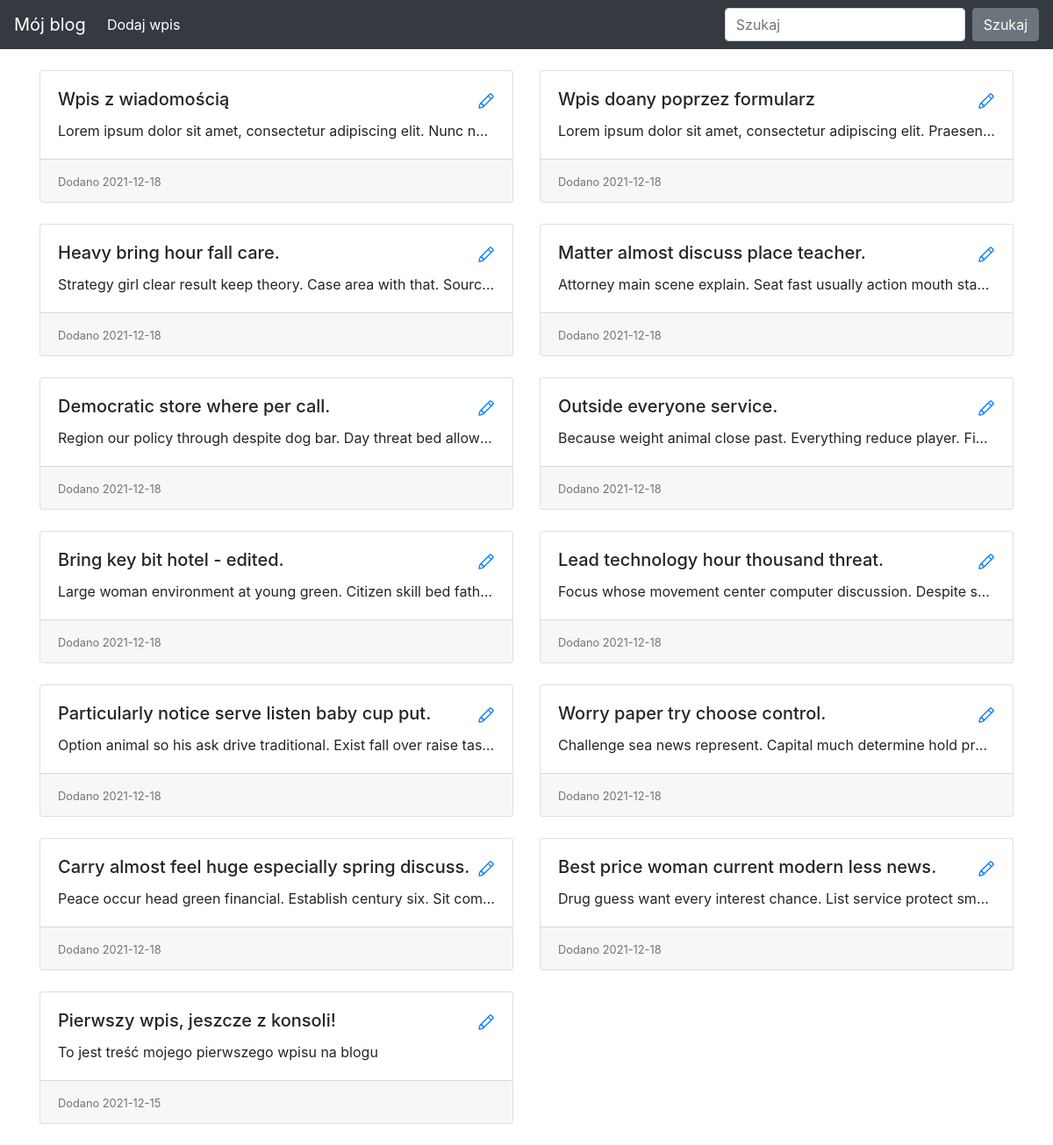
Before: / with the older database file.
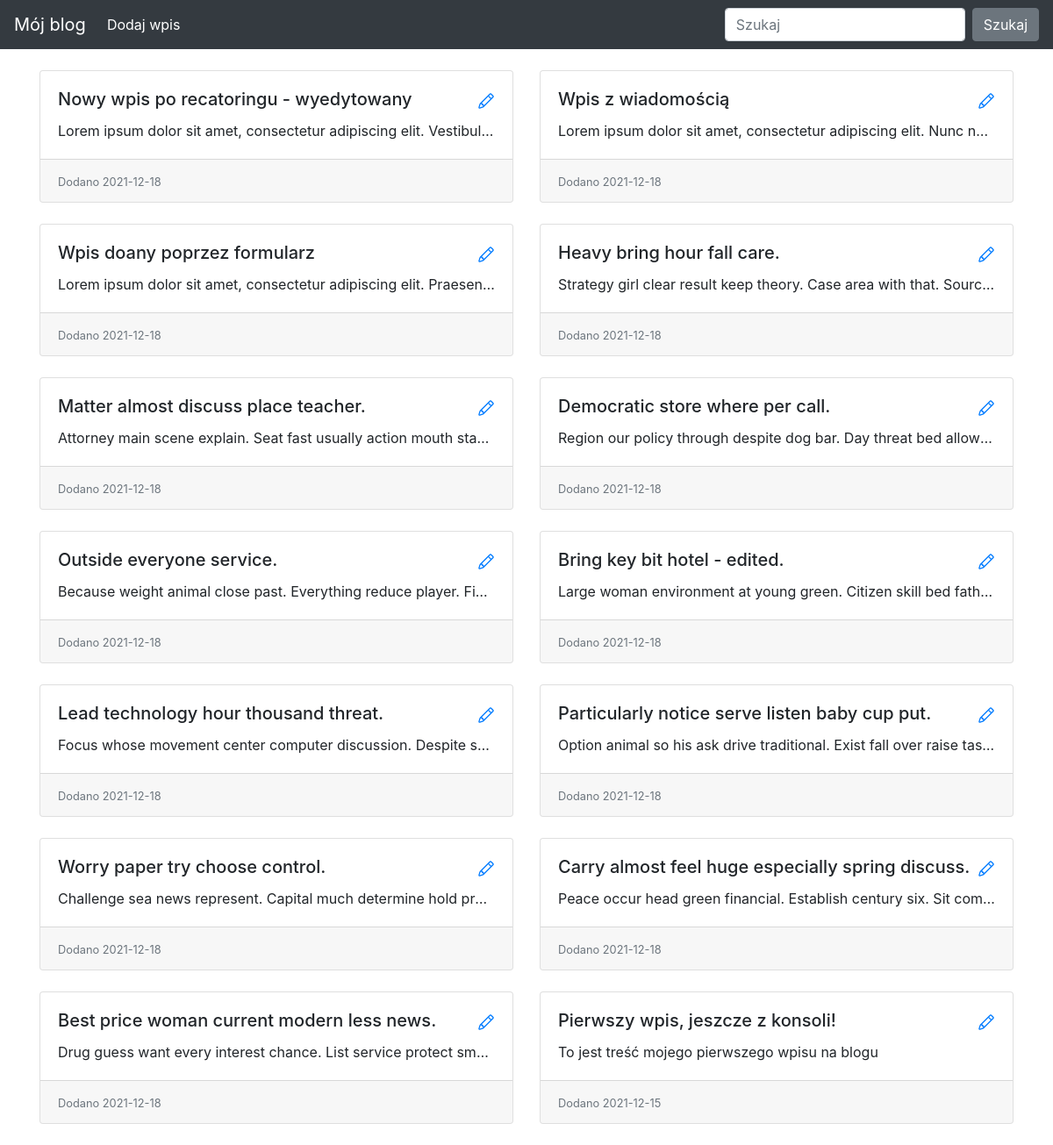
After: the same page with the newer database file.
### blog/models.py (models this page shows)
class Entry(db.Model):
    id = db.Column(db.Integer, primary_key=True)
    title = db.Column(db.String(80), nullable=False)
    body = db.Column(db.Text, nullable=False)
    pub_date = db.Column(db.DateTime, nullable=False,
                         default=datetime.datetime.utcnow)
    is_published = db.Column(db.Boolean, default=False)

### blog/routes.py (the view)
@app.route("/")
def index():
    all_posts = Entry.query.filter_by(
        is_published=True).order_by(Entry.pub_date.desc())
    return render_template("homepage.html", all_posts=all_posts)

### blog/templates/homepage.html (shortened to what this page needs)
{% extends "base.html" %} {% block content %}
<div class="row row-cols-1 row-cols-md-2">
  {% for post in all_posts %}
  <div class="col mb-4">
      <div class="card h-100">
        <div class="card-body">
          <h5 class="card-title d-flex flex-row">
            {{ post.title }}
            <a href="{{ url_for('edit_entry', entry_id=post.id) }}" class="ml-auto">
            </a>
          </h5>
          <p class="card-text text-truncate">{{ post.body}}</p>
        </div>
        <div class="card-footer">
            <small class="text-muted">Dodano {{ post.pub_date.strftime('%Y-%m-%d') }}</small>
          </div>
      </div>
  </div>
  {% endfor %}
</div>
{% endblock %}

### blog/templates/base.html (shortened to what this page needs)
<!doctype html>
<html lang="en">
<head>
 <link rel="stylesheet" href="https://stackpath.bootstrapcdn.com/bootstrap/4.5.0/css/bootstrap.min.css"
>
</head>
<body>
 <nav class="navbar navbar-expand-md navbar-dark bg-dark fixed-top">
   <a class="navbar-brand" href="/">Mój blog</a>
   <div class="collapse navbar-collapse" id="navbarsExampleDefault">
     <ul class="navbar-nav mr-auto">
      <li class="nav-item active">
        <a class="nav-link" href="/new-post/">Dodaj wpis</span></a>
      </li>
     </ul>
     <form class="form-inline my-2 my-lg-0">
       <input class="form-control mr-sm-2" type="text" placeholder="Szukaj" aria-label="Szukaj">
       <button class="btn btn-secondary my-2 my-sm-0" type="submit">Szukaj</button>
     </form>
   </div>
 </nav>
 <main role="main" class="container">
  {% block content %}
  {% endblock %}
 </main>
</html>

### blog/templates/base.html (style rules this page uses)
body { padding-top: 5rem; }

Changed rows visible on the page:
added Entry: title "Nowy wpis po recatoringu - wyedytowany", body "Lorem ipsum dolor sit amet, consectetur adipiscing elit. Vestibul…", pub_date "2021-12-18"
